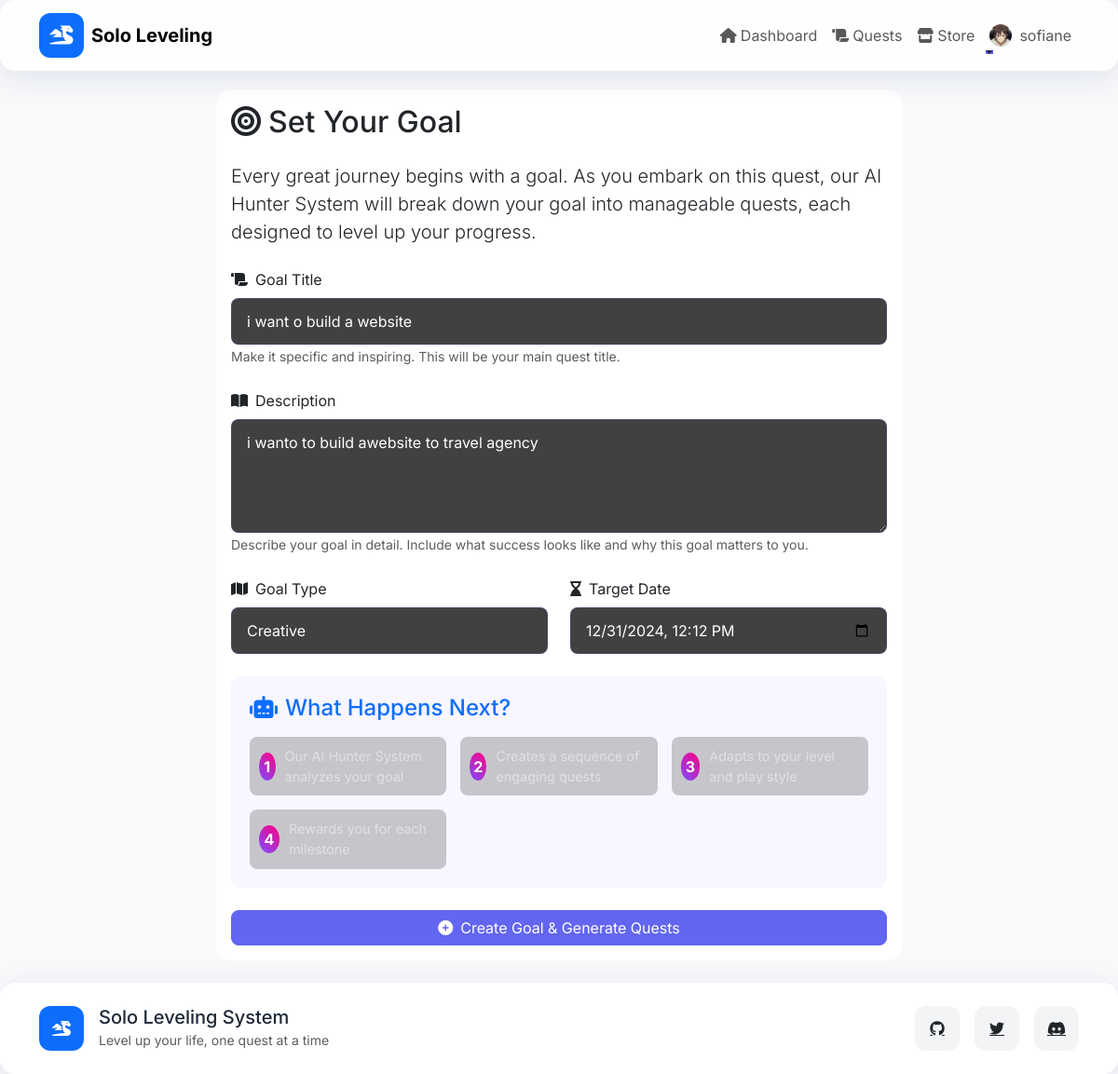
Screenshot of /goals/1/edit/ (signed in) with the database file from the repository.
### core/models.py (models this page shows, shortened)
class UserProfile(models.Model):
    RANK_CHOICES = [
        ('F', 'F-Rank Hunter'),
        ('E', 'E-Rank Hunter'),
        ('D', 'D-Rank Hunter'),
        ('C', 'C-Rank Hunter'),
        ('B', 'B-Rank Hunter'),
        ('A', 'A-Rank Hunter'),
        ('S', 'S-Rank Hunter'),
    ]
    PERSONALITY_CHOICES = [
        ('achiever', 'Achiever'),
        ('explorer', 'Explorer'),
        ('socializer', 'Socializer'),
        ('competitor', 'Competitor'),
    ]
    user = models.OneToOneField(User, on_delete=models.CASCADE)
    name = models.CharField(max_length=100, default='Hunter')
    level = models.IntegerField(default=1)
    experience = models.IntegerField(default=0)
    coins = models.IntegerField(default=0)
    rank = models.CharField(max_length=1, choices=RANK_CHOICES, default='F', validators=[validate_rank])
    personality_type = models.CharField(max_length=50, blank=True, null=True)
    title = models.CharField(max_length=100, default='Novice Hunter')
    bio = models.TextField(blank=True)
    avatar = models.ImageField(upload_to='avatars/', null=True, blank=True)
    notification_preferences = models.JSONField(default=dict)
    strengths = models.JSONField(default=dict)
    weaknesses = models.JSONField(default=dict)
    daily_quest_limit = models.PositiveIntegerField(
        default=5,
        validators=[MinValueValidator(1), MaxValueValidator(10)]
    )
    last_quest_completion = models.DateTimeField(null=True, blank=True)
    quest_streak = models.PositiveIntegerField(default=0)
    inventory = models.JSONField(default=list, blank=True)
    strength = models.IntegerField(default=10)
    agility = models.IntegerField(default=10)
    vitality = models.IntegerField(default=10)
    sense = models.IntegerField(default=10)
    intelligence = models.IntegerField(default=10)
    class Meta:
        indexes = [
            models.Index(fields=['rank']),
            models.Index(fields=['level']),
            models.Index(fields=['personality_type']),
        ]

class Goal(models.Model):
    GOAL_TYPES = [
        ('personal', 'Personal Development'),
        ('career', 'Career'),
        ('health', 'Health & Fitness'),
        ('education', 'Education'),
        ('financial', 'Financial'),
        ('creative', 'Creative'),
        ('social', 'Social'),
        ('other', 'Other')
    ]
    title = models.CharField(max_length=200)
    description = models.TextField()
    goal_type = models.CharField(max_length=20, choices=GOAL_TYPES, default='personal')
    deadline = models.DateTimeField(null=True, blank=True)
    user = models.ForeignKey(User, on_delete=models.CASCADE)
    created_at = models.DateTimeField(auto_now_add=True)
    updated_at = models.DateTimeField(auto_now=True)
    is_active = models.BooleanField(default=True)
    priority = models.IntegerField(
        default=1,
        validators=[MinValueValidator(1), MaxValueValidator(5)]
    )
    class Meta:
        indexes = [
            models.Index(fields=['user', 'deadline']),
            models.Index(fields=['user', 'is_active']),
        ]
        ordering = ['-created_at']

### core/views.py (the view)
# urls.py: path('goals/<int:goal_id>/edit/', views.goal_edit, name='goal_edit'),
@login_required
def goal_edit(request, goal_id):
    goal = get_object_or_404(Goal, id=goal_id, user=request.user)
    if request.method == 'POST':
        form = GoalForm(request.POST, instance=goal)
        if form.is_valid():
            form.save()
            messages.success(request, 'Goal updated successfully!')
            return redirect('goal_list')
    else:
        form = GoalForm(instance=goal)
    context = {
        'form': form,
        'goal': goal,
    }
    return render(request, 'core/goal_form.html', context)

### templates/core/goal_form.html (shortened to what this page needs)
{% extends 'core/base.html' %}
{% load static %}
{% block content %}
<div class="container py-4">
    <div class="row justify-content-center">
        <div class="col-lg-8">
            <div class="card glass-morphism">
                <div class="card-body">
                    <h2 class="card-title glow-text mb-4">
                        <i class="fas fa-bullseye me-2"></i>Set Your Goal
                    </h2>
                    <div class="goal-intro mb-4">
                        <p class="lead">
                            Every great journey begins with a goal. As you embark on this quest,
                            our AI Hunter System will break down your goal into manageable quests,
                            each designed to level up your progress.
                        </p>
                    </div>
                    <form method="post" class="goal-form">
                        <div class="form-group mb-4">
                            <label for="{{ form.title.id_for_label }}" class="form-label">
                                <i class="fas fa-scroll me-2"></i>Goal Title
                            </label>
                            {{ form.title }}
                            <small class="form-text text-muted">
                                Make it specific and inspiring. This will be your main quest title.
                            </small>
                        </div>
                        <div class="form-group mb-4">
                            <label for="{{ form.description.id_for_label }}" class="form-label">
                                <i class="fas fa-book-open me-2"></i>Description
                            </label>
                            {{ form.description }}
                            <small class="form-text text-muted">
                                Describe your goal in detail. Include what success looks like and why this goal matters to you.
                            </small>
                        </div>
                        <div class="row">
                            <div class="col-md-6">
                                <div class="form-group mb-4">
                                    <label for="{{ form.goal_type.id_for_label }}" class="form-label">
                                        <i class="fas fa-map me-2"></i>Goal Type
                                    </label>
                                    {{ form.goal_type }}
                                </div>
                            </div>
                            <div class="col-md-6">
                                <div class="form-group mb-4">
                                    <label for="{{ form.deadline.id_for_label }}" class="form-label">
                                        <i class="fas fa-hourglass-end me-2"></i>Target Date
                                    </label>
                                    {{ form.deadline }}
                                </div>
                            </div>
                        </div>
                        <div class="quest-preview mb-4">
                            <h4 class="text-primary mb-3">
                                <i class="fas fa-robot me-2"></i>What Happens Next?
                            </h4>
                            <div class="quest-preview-steps">
                                <div class="step">
                                    <span class="step-number">1</span>
                                    <p>Our AI Hunter System analyzes your goal</p>
                                </div>
                                <div class="step">
                                    <span class="step-number">2</span>
                                    <p>Creates a sequence of engaging quests</p>
                                </div>
                                <div class="step">
                                    <span class="step-number">3</span>
                                    <p>Adapts to your level and play style</p>
                                </div>
                                <div class="step">
                                    <span class="step-number">4</span>
                                    <p>Rewards you for each milestone</p>
                                </div>
                            </div>
                        </div>
                        <button type="submit" class="btn btn-primary shadow-pulse w-100">
                            <i class="fas fa-plus-circle me-2"></i>Create Goal & Generate Quests
                        </button>
                    </form>
                </div>
            </div>
        </div>
    </div>
</div>
{% endblock %}

### templates/core/base.html (shortened to what this page needs)
<!DOCTYPE html>
{% load static %}
<html lang="en">
<head>
    <link href="https://cdn.jsdelivr.net/npm/bootstrap@5.3.0/dist/css/bootstrap.min.css" rel="stylesheet">
    <link href="https://cdnjs.cloudflare.com/ajax/libs/font-awesome/6.0.0/css/all.min.css" rel="stylesheet">
    <link href="https://unpkg.com/aos@2.3.1/dist/aos.css" rel="stylesheet">
    <link href="{% static 'css/main.css' %}" rel="stylesheet">
</head>
<body class="bg-light d-flex flex-column min-vh-100">
    <nav class="navbar navbar-expand-lg navbar-light fixed-top glass-card">
        <div class="container">
            <a class="navbar-brand d-flex align-items-center" href="{% url 'home' %}">
                <div class="icon-container bg-primary text-white me-2">
                    <i class="fas fa-dragon"></i>
                </div>
                <span class="fw-bold">Solo Leveling</span>
            </a>
            <div class="collapse navbar-collapse" id="navbarNav">
                <ul class="navbar-nav ms-auto">
                    {% if user.is_authenticated %}
                        <li class="nav-item">
                            <a class="nav-link" href="{% url 'dashboard' %}">
                                <i class="fas fa-home me-1"></i>Dashboard
                            </a>
                        </li>
                        <li class="nav-item">
                            <a class="nav-link" href="{% url 'quest_list' %}">
                                <i class="fas fa-scroll me-1"></i>Quests
                            </a>
                        </li>
                        <li class="nav-item">
                            <a class="nav-link" href="{% url 'store' %}">
                                <i class="fas fa-store me-1"></i>Store
                            </a>
                        </li>
                        <li class="nav-item dropdown">
                            <a class="nav-link dropdown-toggle d-flex align-items-center" href="#" role="button" data-bs-toggle="dropdown">
                                {% if user.userprofile.avatar %}
                                    <img src="{{ user.userprofile.avatar.url }}" alt="Avatar" class="rounded-circle me-2" style="width: 24px; height: 24px; object-fit: cover;">
                                {% else %}
                                    <i class="fas fa-user-circle me-1"></i>
                                {% endif %}
                                {{ user.username }}
                            </a>
                        </li>
                    {% endif %}
                </ul>
            </div>
        </div>
    </nav>
    <main class="flex-shrink-0">
        {% block content %}{% endblock %}
    </main>
    <footer class="footer mt-auto py-4 bg-white glass-card">
        <div class="container">
            <div class="row align-items-center">
                <div class="col-md-6">
                    <div class="d-flex align-items-center">
                        <div class="icon-container bg-primary text-white me-3">
                            <i class="fas fa-dragon"></i>
                        </div>
                        <div>
                            <h5 class="mb-0">Solo Leveling System</h5>
                            <small class="text-muted">Level up your life, one quest at a time</small>
                        </div>
                    </div>
                </div>
                <div class="col-md-6 text-md-end mt-3 mt-md-0">
                    <div class="d-flex justify-content-md-end gap-3">
                        <a href="#" class="text-dark">
                            <div class="icon-container">
                                <i class="fab fa-github"></i>
                            </div>
                        </a>
                        <a href="#" class="text-dark">
                            <div class="icon-container">
                                <i class="fab fa-twitter"></i>
                            </div>
                        </a>
                        <a href="#" class="text-dark">
                            <div class="icon-container">
                                <i class="fab fa-discord"></i>
                            </div>
                        </a>
                    </div>
                </div>
            </div>
        </div>
    </footer>
</body>
</html>

### static/css/main.css (style rules this page uses)
:root { --primary-color: #6366f1; --secondary-color: #4f46e5; --success-color: #22c55e; --danger-color: #ef4444; --warning-color: #f59e0b; --info-color: #3b82f6; --light-color: #f3f4f6; --dark-color: #1f2937; --font-primary: 'Inter', sans-serif; --font-secondary: 'Poppins', sans-serif; --transition-fast: 0.2s; --transition-normal: 0.3s; --transition-slow: 0.5s; }
body { font-family: var(--font-primary); background-color: var(--light-color); color: var(--dark-color); }
.glass-card { background: rgba(255, 255, 255, 0.7); backdrop-filter: blur(10px); border: 1px solid rgba(255, 255, 255, 0.125); border-radius: 1rem; box-shadow: 0 8px 32px 0 rgba(31, 38, 135, 0.1); }
.navbar { backdrop-filter: blur(10px); background: rgba(255, 255, 255, 0.8); }
.nav-link { position: relative; transition: color var(--transition-fast); }
.nav-link::after { content: ''; position: absolute; width: 0; height: 2px; bottom: 0; left: 0; background-color: var(--primary-color); transition: width var(--transition-fast); }
.btn { border-radius: 0.5rem; transition: all var(--transition-fast); }
.btn-primary { background-color: var(--primary-color); border-color: var(--primary-color); }
.card { border: none; border-radius: 1rem; transition: transform var(--transition-fast); }
.form-control { border-radius: 0.5rem; border: 1px solid rgba(0, 0, 0, 0.1); padding: 0.75rem 1rem; }
.icon-container { width: 3rem; height: 3rem; display: flex; align-items: center; justify-content: center; border-radius: 0.75rem; background-color: var(--light-color); transition: all var(--transition-fast); }

### templates/core/base.html (style rules this page uses)
main { margin-top: 72px; min-height: calc(100vh - 72px - 80px); }

### templates/core/goal_form.html (style rules this page uses)
.quest-preview { background: rgba(124, 77, 255, 0.05); border-radius: 10px; padding: 20px; }
.quest-preview-steps { display: grid; grid-template-columns: repeat(auto-fit, minmax(200px, 1fr)); gap: 15px; }
.step { display: flex; align-items: center; gap: 10px; padding: 10px; background: rgba(0, 0, 0, 0.2); border-radius: 8px; }
.step-number { width: 30px; height: 30px; display: flex; align-items: center; justify-content: center; background: linear-gradient(45deg, #7c4dff, #ff0080); border-radius: 50%; color: white; font-weight: bold; }
.step p { margin: 0; font-size: 0.9rem; color: #e0e0e0; }
.goal-form .form-control { background: rgba(18, 18, 18, 0.8); border: 1px solid rgba(124, 77, 255, 0.2); color: #fff; }
.goal-form textarea { min-height: 120px; }

### rows the page displays
Goal: title "i want o build a website", description "i wanto to build awebsite to travel agency", goal_type "Creative", deadline "12/31/2024 12:12"

### other values shown
{{ user.username }} "sofiane"
